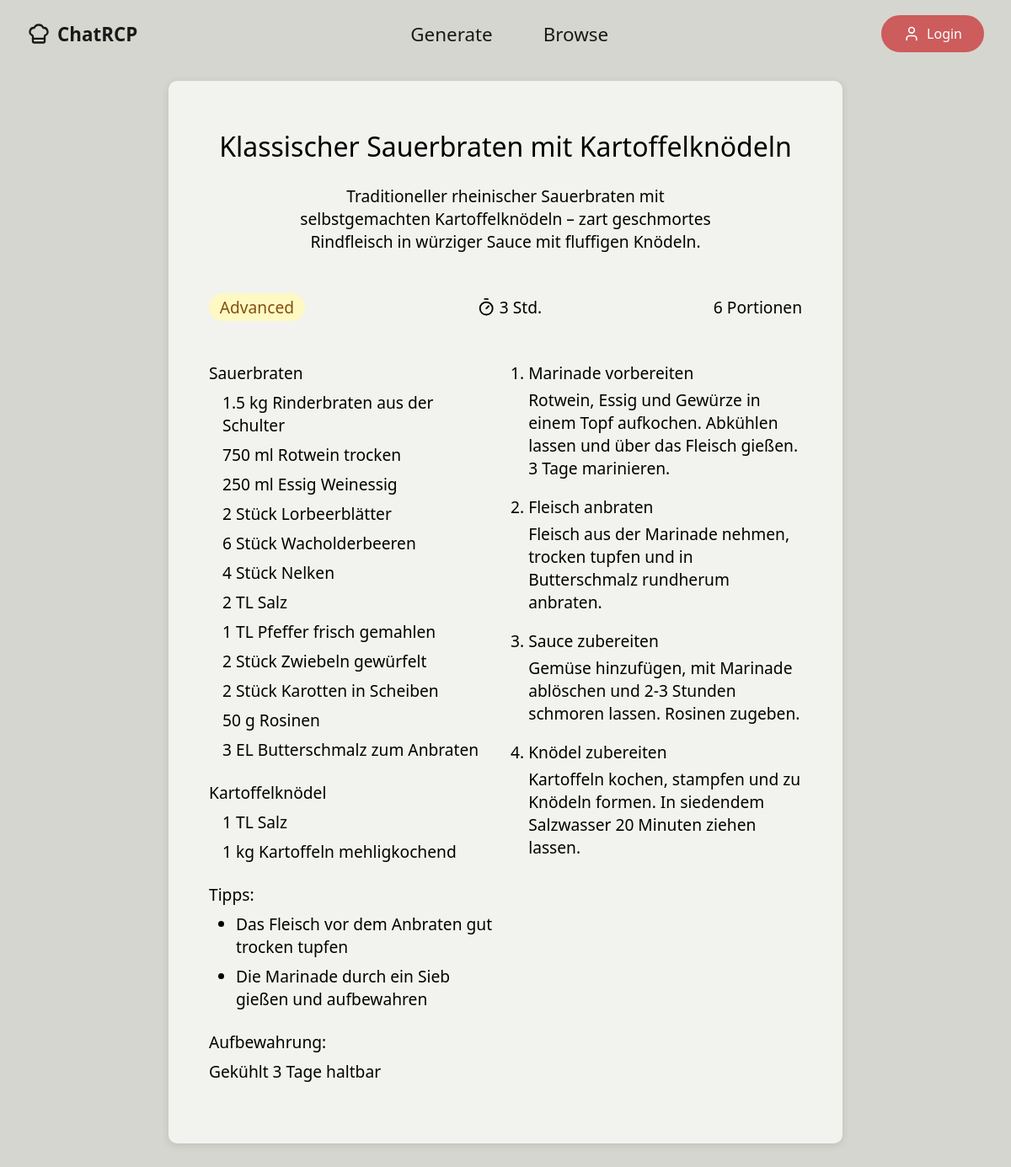
Page /recipes/detail/5/ on the committed database.
### recipes/models.py (models this page shows, shortened)
class Recipe(models.Model):
    class Difficulty(models.IntegerChoices):
        UNKNOWN = 0, 'Not Specified'
        BEGINNER = 1, 'Easy'
        ADVANCED = 2, 'Advanced'
        EXPERT = 3, 'Expert'
    class Spiciness(models.IntegerChoices):
        UNKNOWN = 0, 'Not Specified'
        NOT_SPICY = 1, 'Not Spicy'
        MILD = 2, 'Mild'
        MEDIUM = 3, 'Medium'
        HOT = 4, 'Hot'
    class Cost(models.IntegerChoices):
        UNKNOWN = 0, 'Not Specified'
        BUDGET = 1, 'Budget'
        MODERATE = 2, 'Moderate'
        MID_RANGE = 3, 'Mid-Range'
        PREMIUM = 4, 'Premium'
    title = models.CharField(max_length=255)
    description = models.TextField()
    difficulty = models.IntegerField(choices=Difficulty.choices, default=Difficulty.UNKNOWN)
    time_active = models.IntegerField()
    time_inactive = models.IntegerField()
    default_servings = models.IntegerField()
    storage = models.TextField()
    cuisine_types = models.ManyToManyField(CuisineType, related_name="recipes")
    cuisine_subtypes = models.ManyToManyField(CuisineSubtype, related_name="recipes")
    category = models.ForeignKey(RecipeCategory, on_delete=models.SET_NULL, related_name="recipes", null=True)
    diets = models.ManyToManyField(Diet, related_name="recipes")
    cooking_methods = models.ManyToManyField(CookingMethod, related_name="recipes")
    cost = models.IntegerField(choices=Cost.choices, default=Cost.UNKNOWN)
    spiciness = models.IntegerField(choices=Spiciness.choices, default=Spiciness.UNKNOWN)
    beverage_recommendation = models.ForeignKey(Beverage, on_delete=models.SET_NULL, null=True)
    hashtags = models.ManyToManyField(Hashtag, related_name="recipes")
    language = models.ForeignKey(Language, on_delete=models.SET_NULL, null=True)
    created_by = models.CharField(max_length=255, default="Claude")
    created_at = models.DateTimeField(auto_now_add=True)
    @property
    def time_total(self):
        return self.time_active + self.time_inactive
    def __str__(self):
        return self.title
    class Meta:
        ordering = ['created_at']

class RecipeComponent(models.Model):
    name = models.CharField(max_length=100)
    recipe = models.ForeignKey(Recipe, on_delete=models.CASCADE, related_name="components")

class ComponentIngredient(models.Model):
    ingredient = models.ForeignKey(Ingredient, on_delete=models.CASCADE, related_name="commponents")
    amount = models.DecimalField(max_digits=7, decimal_places=2)
    unit = models.CharField(max_length=25)
    note = models.CharField(max_length=50)
    recipe_component = models.ForeignKey(RecipeComponent, on_delete=models.CASCADE, related_name="ingredients")
    item = models.CharField(max_length=50)
    language = models.ForeignKey(Language, on_delete=models.SET_NULL, null=True)
    class Meta:
        ordering = ['recipe_component', 'ingredient']

class Ingredient(models.Model):
    name = models.CharField(max_length=50)
    category = models.ForeignKey(IngredientCategory, on_delete=models.SET_NULL, null=True)
    language = models.ForeignKey(Language, on_delete=models.SET_NULL, null=True)
    class Meta:
        ordering = ['category']

class RecipeTip(models.Model):
    tip = models.TextField()
    recipe = models.ForeignKey(Recipe, on_delete=models.CASCADE, related_name="tips")
    language = models.ForeignKey(Language, on_delete=models.SET_NULL, null=True)
    class Meta:
        ordering = ['recipe']

class RecipeInstruction(models.Model):
    number = models.IntegerField()
    headline = models.CharField(max_length=50)
    description = models.TextField()
    recipe = models.ForeignKey(Recipe, on_delete=models.CASCADE, related_name="instruction_steps")
    language = models.ForeignKey(Language, on_delete=models.SET_NULL, null=True)
    class Meta:
        ordering = ['recipe', 'number']

### recipes/views.py (the view)
# urls.py: path('detail/<int:pk>/', views.recipe_detail, name='detail'),
def recipe_detail(request, pk):
    recipe = get_object_or_404(Recipe, pk=pk)
    print(recipe)
    return render(request, 'recipes/detail.html', {'recipe': recipe})

### recipes/templatetags/number_converter.py (called while the page is built)
@register.filter
def to_fraction(value):
    common_fractions = {
        0.25: '1/4',
        0.5: '1/2',
        0.75: '3/4',
        0.333: '1/3',
        0.667: '2/3',
        0.125: '1/8',
    }
    rounded = round(float(value), 3)
    if rounded in common_fractions:
        return common_fractions[rounded]
    if rounded.is_integer():
        return int(rounded)
    return f'{float(value):g}'

@register.filter
def time_converter(value):
    if value > 60:
        hrs = value // 60
        mins = value % 60
        if hrs > 24:
            days = hrs // 24
            hrs = hrs % 24
            if hrs > 0:
                if mins > 0:
                    return f"{days} Tage {hrs} Std. {mins} Min."
                else:
                    return f"{days} Tage {hrs} Std."
            else:
                return f"{days} Tage"
        else:
            if mins > 0:
                return f"{hrs} Std. {mins} Min."
            else:
                return f"{hrs} Std."
    else:
        return f"{value} Min."

### recipes/templates/recipes/detail.html (shortened to what this page needs)
{% extends "./layout.html" %}
{% load number_converter %}
{% block main-content %}
<div class="row-wrapper section-row" style="margin-top: 0;">
    <div class="row-content">
        <div class="widget recipe-pad">
            <div class="recipe-title">
                <span>{{ recipe.title }}</span>
            </div>
            <div class="recipe-description">
                <div style="max-width: 500px; text-align: center"><span>{{ recipe.description }}</span></div>
            </div>
            <div class="recipe-pad-row">
                <div class="recipe-difficulty recipe-difficulty-{{ recipe.difficulty }}">
                    {{ recipe.get_difficulty_display }}
                </div>
                <div class="recipe-time">
                    {{ recipe.time_total|time_converter }}
                </div>
                <div class="recipe-servings"> {{ recipe.default_servings }} Portionen</div>
            </div>
            <div class="recipe-pad-row">
                <div class="recipe-pad-content">
                    <div>
                        {% for component in recipe.components.all %}
                            <div class="main-ingredients"><span style="font-weight: 400">{{ component.name }}</span><br>
                                <ul style="overflow-wrap: break-word; padding-left: 1rem;">
                                    {% for ingredient in component.ingredients.all %}
                                        <li style="margin-top: 0.5rem;"> {{ ingredient.amount|to_fraction }} {{ ingredient.unit }} <span style="font-weight: 400;">{{ ingredient.ingredient.name }}</span> {{ ingredient.note }} </li>
                                    {% endfor %}
                                </ul>
                            </div>
                        {% endfor %}
                    </div>
                    <div class="tips-container hide-mobile"><span style="font-weight: 400">Tipps:</span>
                        <ul style="overflow-wrap: break-word; padding-left: 2rem; list-style-type: disc">
                            {% for tip in recipe.tips.all %}
                                <li style="margin-top: 0.5rem;">{{ tip.tip }}</li>
                            {% endfor %}
                        </ul>
                    </div>
                    <div class="storage-container hide-mobile"><span style="font-weight: 400">Aufbewahrung:</span>
                        <p style="margin-top: 0.5rem;">{{ recipe.storage }}</p>
                    </div>
                </div>
                <div class="recipe-pad-content">
                    <div class="recipe-instructions">
                        <ol style="overflow-wrap: break-word; padding-left: 1.2rem;">
                            {% for instruction_step in recipe.instruction_steps.all %}
                                <div style="break-inside: avoid">
                                    <li style="font-weight: 400; margin-bottom: 0.3rem;">{{ instruction_step.headline }}</li>
                                    <p style="margin-bottom: 1.2rem;">{{ instruction_step.description }}</p>
                                </div>
                            {% endfor %}
                        </ol>
                    </div>
                </div>
            </div>
        </div>
    </div>
</div>
{% endblock main-content %}

### recipes/static/recipes/css/styles.css (style rules this page uses)
* { margin: 0; padding: 0; box-sizing: border-box; text-decoration: none; }
:root { --navbar-height: 5rem; --navbar-bg: none; --navbar-shadow: none; --text-color: #333; --text-color-2: rgb(67, 67, 67); --text-color-highlight-1: black; --text-color-highlight-2: rgb(255, 64, 0); --transition-speed: 0.3s; --max-width: 1400px; --content-padding: 1rem 2rem; --content-padding-mobile: 0.5rem 1rem; --main-spacing: 2rem; --main-bg: none; }
body { font-family: system-ui, -apple-system, BlinkMacSystemFont, 'Segoe UI', Roboto, Oxygen, Ubuntu, Cantarell, 'Open Sans', 'Helvetica Neue', sans-serif; min-height: 100vh; background-color: #d5d6cf; }
ul { list-style-type: none; }
.row-wrapper { display: block; background-color: none; padding: 0; width: 100%; }
.section-row { margin-top: 2rem; margin-bottom: 2rem; }
.row-content { display: flex; flex-wrap: wrap; justify-content: center; gap: 3rem 3rem; }
.widget { background-color: none; }
.recipe-pad { border-radius: 10px; height: auto; width: 800px; color: var(--text-color-highlight-1); padding: 3rem; background-color: #F2F3EE; box-shadow: rgba(102, 101, 95, 0.2) 0px 2px 8px 0px; }
.recipe-pad-row { margin-top: 3rem;; border: solid 0px indianred; display: flex; justify-content: space-between; flex-wrap: wrap; gap: 1rem; }
.recipe-pad-content { border: solid 0px blue; width: 50%; flex: 1 1 300px; }
.recipe-title { font-size: 2rem; font-weight: 500; min-width: 100%; text-align: center; margin-top: 0.5rem; }
.recipe-description { font-size: 1.2rem; font-weight: 300; display: flex; justify-content: center; margin-top: 1.5rem; }
.recipe-instructions { font-size: 1.2rem; font-weight: 300; text-align: left; }
.recipe-time, .recipe-servings { font-size: 1.2rem; display: inline-flex; justify-content: center; align-items: center; }
.recipe-time svg { width: 1.4rem; height: 1.4rem; margin-right: 0.3rem; }
.recipe-difficulty { font-size: 1.2rem; display: inline-flex; justify-content: center; align-items: center; border-radius: 999px; padding: 0.2rem 0.8rem; }
.recipe-difficulty-2 { background-color: rgb(254 249 195); color: rgb(133 77 14); }
.main-ingredients, .additional-ingredients, .tips-container, .storage-container { font-size: 1.2rem; font-weight: 300; margin-bottom: 1.5rem; }

### rows in the picture
Recipe: title "Klassischer Sauerbraten mit Kartoffelknödeln", description "Traditioneller rheinischer Sauerbraten mit selbstgemachten Kartoffelknödeln – zart geschmortes Rindfleisch in würziger Sauce mit fluffigen Knödeln.", difficulty "Advanced", time_total "3 Std.", default_servings "6", storage "Gekühlt 3 Tage haltbar"
RecipeComponent: name "Sauerbraten"
ComponentIngredient: amount|to_fraction "1.5", unit "kg", ingredient.name "Rinderbraten", note "aus der Schulter"
ComponentIngredient: amount|to_fraction "750", unit "ml", ingredient.name "Rotwein", note "trocken"
ComponentIngredient: amount|to_fraction "250", unit "ml", ingredient.name "Essig", note "Weinessig"
ComponentIngredient: amount|to_fraction "2", unit "Stück", ingredient.name "Lorbeerblätter"
ComponentIngredient: amount|to_fraction "6", unit "Stück", ingredient.name "Wacholderbeeren"
ComponentIngredient: amount|to_fraction "4", unit "Stück", ingredient.name "Nelken"
ComponentIngredient: amount|to_fraction "2", unit "TL", ingredient.name "Salz"
ComponentIngredient: amount|to_fraction "1", unit "TL", ingredient.name "Pfeffer", note "frisch gemahlen"
ComponentIngredient: amount|to_fraction "2", unit "Stück", ingredient.name "Zwiebeln", note "gewürfelt"
ComponentIngredient: amount|to_fraction "2", unit "Stück", ingredient.name "Karotten", note "in Scheiben"
ComponentIngredient: amount|to_fraction "50", unit "g", ingredient.name "Rosinen"
ComponentIngredient: amount|to_fraction "3", unit "EL", ingredient.name "Butterschmalz", note "zum Anbraten"
RecipeComponent: name "Kartoffelknödel"
ComponentIngredient: amount|to_fraction "1", unit "TL", ingredient.name "Salz"
ComponentIngredient: amount|to_fraction "1", unit "kg", ingredient.name "Kartoffeln", note "mehligkochend"
RecipeTip: tip "Das Fleisch vor dem Anbraten gut trocken tupfen"
RecipeTip: tip "Die Marinade durch ein Sieb gießen und aufbewahren"
RecipeInstruction: headline "Marinade vorbereiten", description "Rotwein, Essig und Gewürze in einem Topf aufkochen. Abkühlen lassen und über das Fleisch gießen. 3 Tage marinieren."
RecipeInstruction: headline "Fleisch anbraten", description "Fleisch aus der Marinade nehmen, trocken tupfen und in Butterschmalz rundherum anbraten."
RecipeInstruction: headline "Sauce zubereiten", description "Gemüse hinzufügen, mit Marinade ablöschen und 2-3 Stunden schmoren lassen. Rosinen zugeben."
RecipeInstruction: headline "Knödel zubereiten", description "Kartoffeln kochen, stampfen und zu Knödeln formen. In siedendem Salzwasser 20 Minuten ziehen lassen."
